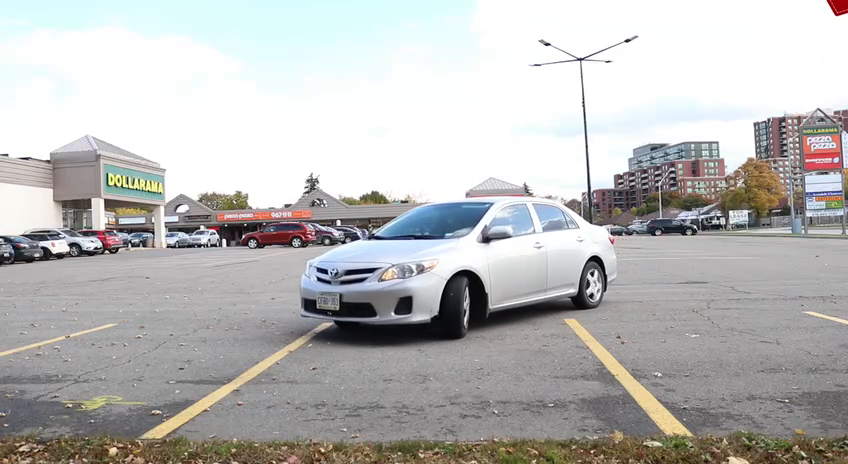
#> input picture frame 20 of test_media/car_num.mp4, 848 x 464 px, given in place of video demo.mp4, which was not available
$ python carnumb_run.py
#> lines starting #> are read from the running program, lines starting #| are printed output that depends on the picture; after the words box and inside, x2 and y2 are one past the last pixel; in counts of white or black regions, pixels touching at a corner belong together; pictures that were not available may be replaced by others from this repository, and a replacement may not be noted
import cv2
import numpy as np
import number
import time

cnt_up=0
cnt_down=0


cap=cv2.VideoCapture('test_videos/video demo.mp4')

#Get width and height of video

w=cap.get(3)
h=cap.get(4)
frameArea=h*w
areaTH=frameArea/400

#Lines
line_up=int(2*(h/5))
line_down=int(3*(h/5))

up_limit=int(1*(h/5))
down_limit=int(4*(h/5))

print("Red line y:",str(line_down))
print("Blue line y:",str(line_up))
line_down_color=(255,0,0)
line_up_color=(255,0,255)
pt1 =  [0, line_down]
pt2 =  [w, line_down]
pts_L1 = np.array([pt1,pt2], np.int32)
pts_L1 = pts_L1.reshape((-1,1,2))
pt3 =  [0, line_up]
pt4 =  [w, line_up]
pts_L2 = np.array([pt3,pt4], np.int32)
pts_L2 = pts_L2.reshape((-1,1,2))

pt5 =  [0, up_limit]
pt6 =  [w, up_limit]
pts_L3 = np.array([pt5,pt6], np.int32)
pts_L3 = pts_L3.reshape((-1,1,2))
pt7 =  [0, down_limit]
pt8 =  [w, down_limit]
pts_L4 = np.array([pt7,pt8], np.int32)
pts_L4 = pts_L4.reshape((-1,1,2))

#Background Subtractor
fgbg=cv2.createBackgroundSubtractorMOG2(detectShadows=True)

#Kernals
kernalOp = np.ones((3,3),np.uint8)
kernalOp2 = np.ones((5,5),np.uint8)
kernalCl = np.ones((11,11),np.uint)


font = cv2.FONT_HERSHEY_SIMPLEX
cars = []
max_p_age = 5
pid = 1


while(cap.isOpened()):
    ret,frame=cap.read()
#> frame is the input picture: shape (464, 848, 3); mean B, G, R 183.7, 184.7, 185.1
    for i in cars:
        i.age_one()
    fgmask=fgbg.apply(frame)
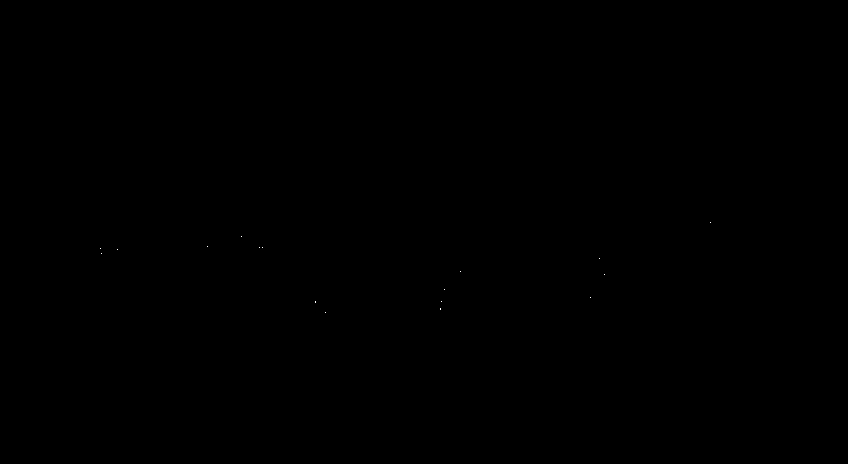
#> fgmask: shape (464, 848); values 127 (black) and 255 (white), 0% white in thin lines or dots, all inside (x1, y1, x2, y2) = (100, 222, 711, 313)
    fgmask2=fgbg.apply(frame)
#> fgmask2: shape (464, 848); every value is 0

    if ret==True:

        #Binarization
        ret,imBin=cv2.threshold(fgmask,200,255,cv2.THRESH_BINARY)
        ret,imBin2=cv2.threshold(fgmask2,200,255,cv2.THRESH_BINARY)
        #OPening i.e First Erode the dilate
        mask=cv2.morphologyEx(imBin,cv2.MORPH_OPEN,kernalOp)
        mask2=cv2.morphologyEx(imBin2,cv2.MORPH_CLOSE,kernalOp)

        #Closing i.e First Dilate then Erode
        mask=cv2.morphologyEx(mask,cv2.MORPH_CLOSE,np.float32(kernalCl))
        mask2=cv2.morphologyEx(mask2,cv2.MORPH_CLOSE,np.float32(kernalCl))


        #Find Contours
        countours0,hierarchy=cv2.findContours(mask,cv2.RETR_TREE,cv2.CHAIN_APPROX_SIMPLE)
#> countours0 = []
        for cnt in countours0:
            area=cv2.contourArea(cnt)
            print(area)
            if area>areaTH:
                ####Tracking######
                m=cv2.moments(cnt)
                cx=int(m['m10']/m['m00'])
                cy=int(m['m01']/m['m00'])
                x,y,w,h=cv2.boundingRect(cnt)

                new=True
                if cy in range(up_limit,down_limit):
                    for i in cars:
                        if abs(x - i.getX()) <= w and abs(y - i.getY()) <= h:
                            new = False
                            i.updateCoords(cx, cy)

                            if i.going_UP(line_down,line_up)==True:
                                cnt_up+=1
                                print("ID:",i.getId(),'crossed going up at', time.strftime("%c"))
                            elif i.going_DOWN(line_down,line_up)==True:
                                cnt_down+=1
                                print("ID:", i.getId(), 'crossed going up at', time.strftime("%c"))
                            break
                        if i.getState()=='1':
                            if i.getDir()=='down'and i.getY()>down_limit:
                                i.setDone()
                            elif i.getDir()=='up'and i.getY()<up_limit:
                                i.setDone()
                        if i.timedOut():
                            index=cars.index(i)
                            cars.pop(index)
                            del i

                    if new==True: #If nothing is detected,create new
                        p=number.Car(pid,cx,cy,max_p_age)
                        cars.append(p)
                        pid+=1

                cv2.circle(frame,(cx,cy),5,(0,0,255),-1)
                img=cv2.rectangle(frame,(x,y),(x+w,y+h),(0,255,0),2)
#> this loop made 0 passes
#> after the loop, cars = []; cnt_down = 0; cnt_up = 0; pid = 1

        for i in cars:
            cv2.putText(frame, str(i.getId()), (i.getX(), i.getY()), font, 0.3, i.getRGB(), 1, cv2.LINE_AA)


        str_up='UP: '+str(cnt_up)
#> str_up = 'UP: 0'
        str_down='DOWN: '+str(cnt_down)
#> str_down = 'DOWN: 0'
        frame=cv2.polylines(frame,[pts_L1],False,line_down_color,thickness=2)
        frame=cv2.polylines(frame,[pts_L2],False,line_up_color,thickness=2)
        frame=cv2.polylines(frame,[pts_L3],False,(255,255,255),thickness=1)
#> frame: shape (464, 848, 3); mean B, G, R 184.6, 182.3, 184.3
        frame=cv2.polylines(frame,[pts_L4],False,(255,255,255),thickness=1)
        cv2.putText(frame, str_up, (10, 40), font, 0.5, (255, 255, 255), 2, cv2.LINE_AA)
#> frame: shape (464, 848, 3); mean B, G, R 184.8, 182.5, 184.5
        cv2.putText(frame, str_up, (10, 40), font, 0.5, (0, 0, 255), 1, cv2.LINE_AA)
        cv2.putText(frame, str_down, (10, 90), font, 0.5, (255, 255, 255), 2, cv2.LINE_AA)
#> frame: shape (464, 848, 3); mean B, G, R 184.8, 182.4, 184.5
        cv2.putText(frame, str_down, (10, 90), font, 0.5, (255, 0, 0), 1, cv2.LINE_AA)
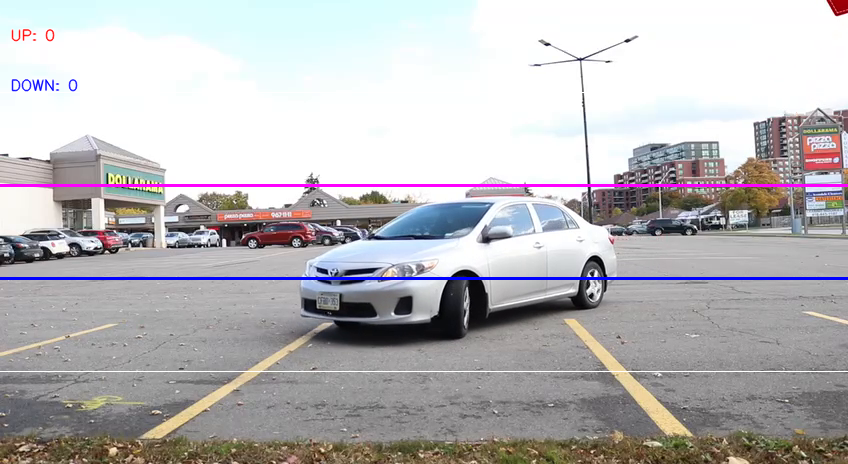
#> frame: shape (464, 848, 3); mean B, G, R 184.8, 182.3, 184.4
        cv2.imshow('Frame',frame)

        if cv2.waitKey(1)&0xff==ord('q'):
#> (key q is pressed here)
            break

    else:
        break

cap.release()
cv2.destroyAllWindows()

$ run again, starting later in the video
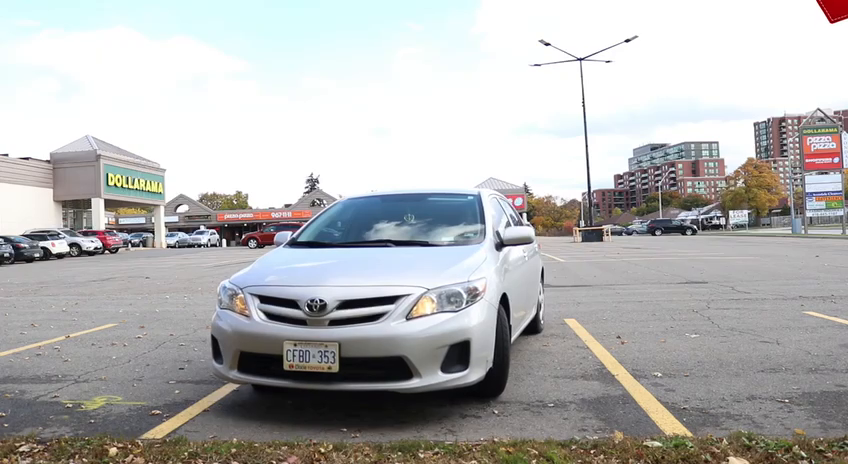
#> input picture frame 92 of test_media/car_num.mp4, 848 x 464 px, given in place of video demo.mp4, which was not available
#> frame is the input picture: shape (464, 848, 3); mean B, G, R 179.2, 179.6, 179.6
#> fgmask: shape (464, 848); values 127 (black) and 255 (white), 0% white in thin lines or dots, all inside (x1, y1, x2, y2) = (100, 222, 711, 250)
#> fgmask2: shape (464, 848); every value is 0
#> countours0 = []
#> after the loop `for cnt in countours0:`: cnt_down = 0; pid = 1
#> str_up = 'UP: 0'
#> str_down = 'DOWN: 0'
#> `cv2.putText(frame, str_down, (10, 90), font, 0.5, (255, 0, 0), 1, cv2...`:
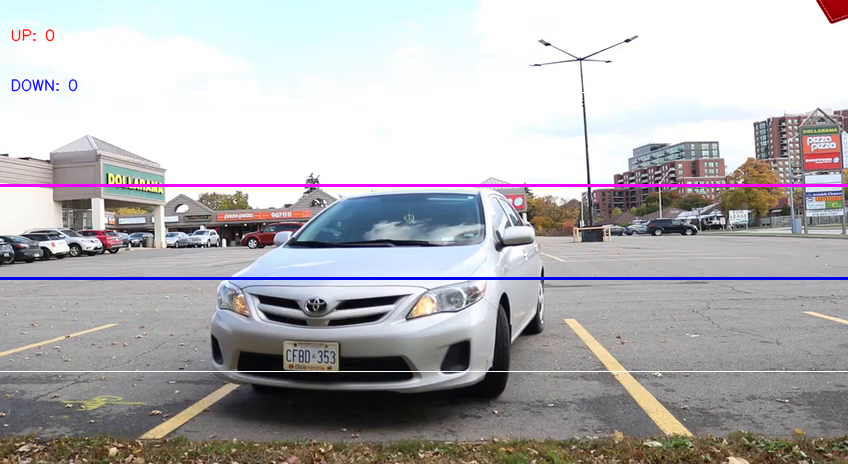
#> frame: shape (464, 848, 3); mean B, G, R 180.1, 177.1, 178.8

$ run again, starting later in the video
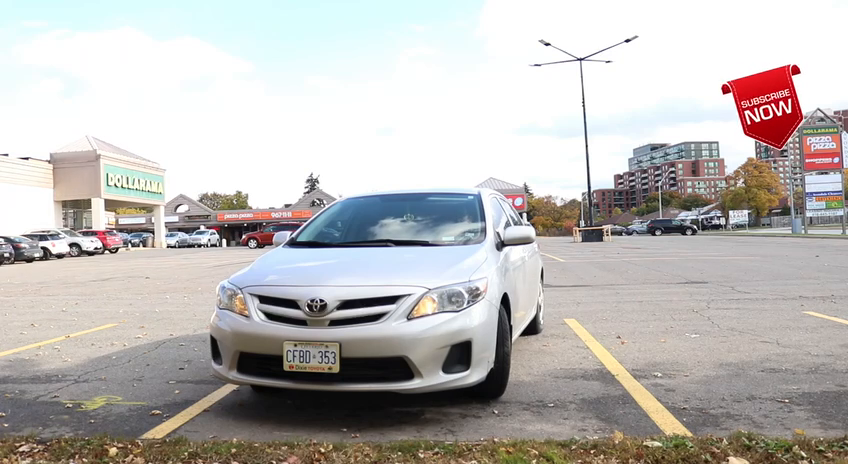
#> input picture frame 164 of test_media/car_num.mp4, 848 x 464 px, given in place of video demo.mp4, which was not available
#> frame is the input picture: shape (464, 848, 3); mean B, G, R 182.4, 184.8, 188
#> fgmask: shape (464, 848); values 127 (black) and 255 (white), 0% white in thin lines or dots, all inside (x1, y1, x2, y2) = (200, 229, 703, 324)
#> fgmask2: shape (464, 848); every value is 0
#> countours0 = []
#> after the loop `for cnt in countours0:`: cnt_down = 0; pid = 1
#> str_up = 'UP: 0'
#> str_down = 'DOWN: 0'
#> `cv2.putText(frame, str_down, (10, 90), font, 0.5, (255, 0, 0), 1, cv2...`:
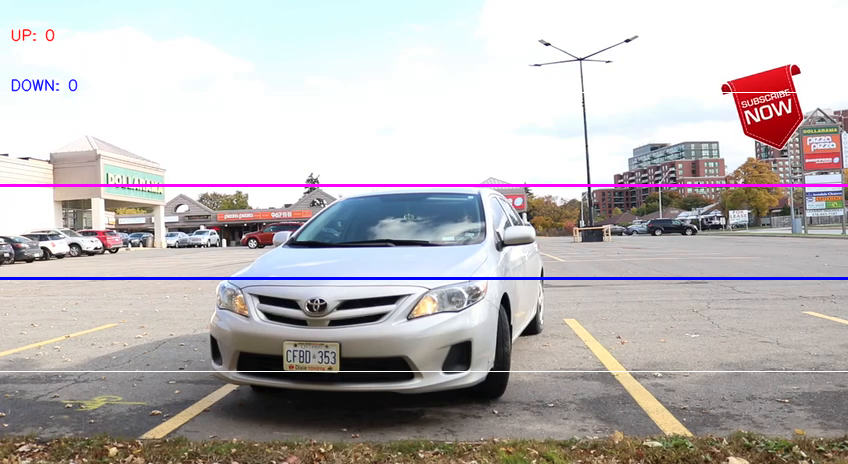
#> frame: shape (464, 848, 3); mean B, G, R 183.2, 182.2, 187.1
